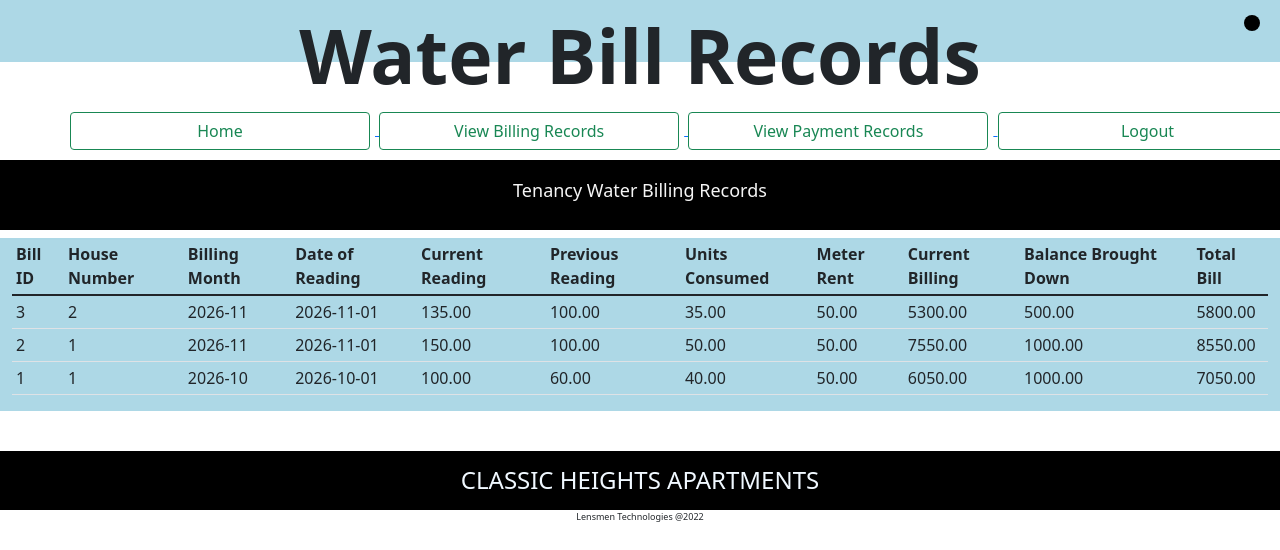
/user/c_records.php (signed in), run on the app's committed database.
### tables this page shows
CREATE TABLE `master_bill` (
  `bill_id` int(11) NOT NULL AUTO_INCREMENT,
  `house_number` varchar(50) NOT NULL,
  `billing_month` varchar(50) NOT NULL,
  `date_of_reading` date NOT NULL,
  `current_reading` decimal(10,2) NOT NULL DEFAULT 0.00,
  `previous_reading` decimal(10,2) NOT NULL DEFAULT 100.00,
  `meter_rent` decimal(10,2) NOT NULL DEFAULT 50.00,
  `units_consumed` decimal(10,2) NOT NULL DEFAULT 0.00,
  `current_bill` decimal(10,2) NOT NULL DEFAULT 0.00,
  `bbd` decimal(10,2) NOT NULL DEFAULT 1000.00,
  `total_bill` decimal(10,2) NOT NULL DEFAULT 0.00,
  `timestamp` timestamp NOT NULL DEFAULT current_timestamp(),
  PRIMARY KEY (`bill_id`)
);

### user/c_records.php (the view, shortened to what this page needs)
<!DOCTYPE html>
<html lang="en">
<?php
require_once('config.php');
?>
<?php
include('template/records_header.php');
?>
<div class="headerline">
    <h3>Tenancy Water Billing Records</h3>
</div>
<div class="container-fluid">
    <table class="table table-sm">
        <thead>
            <tr>
                <th id="bill_id">Bill ID</th>
                <th id="house_number">House Number</th>
                <th id="billing_month">Billing Month</th>
                <th id="date_of_reading">Date of Reading</th>
                <th id="current_reading">Current Reading</th>
                <th id="previous_reading">Previous Reading</th>
                <th id="units_consumed">Units Consumed</th>
                <th id="meter_rent">Meter Rent</th>
                <th id="current_bill">Current Billing</th>
                <th id="bbd">Balance Brought Down</th>
                <th id="total_bill">Total Bill</th>
            </tr>
        </thead>
        <tbody>
            <?php
            $sql = "SELECT * FROM master_bill ORDER BY bill_id DESc";
            $stmtselect = $db->query($sql);
            if ($stmtselect->rowCount() > 0) {
                while ($monthly_bill = $stmtselect->fetch(PDO::FETCH_ASSOC)) {
                    echo '
                                <tr>
                                    <td>' . $monthly_bill['bill_id'] . '</td>
                                    <td>' . $monthly_bill['house_number'] . '</td>
                                    <td>' . $monthly_bill['billing_month'] . '</td>
                                    <td>' . $monthly_bill['date_of_reading'] . '</td>
                                    <td>' . $monthly_bill['current_reading'] . '</td>
                                    <td>' . $monthly_bill['previous_reading'] . '</td>
                                    <td>' . $monthly_bill['units_consumed'] . '</td>
                                    <td>' . $monthly_bill['meter_rent'] . '</td>
                                    <td>' . $monthly_bill['current_bill'] . '</td>
                                    <td>' . $monthly_bill['bbd'] . '</td>
                                    <td>' . $monthly_bill['total_bill'] . '</td>
                                </tr>';
                }
            }
            ?>
        </tbody>
    </table>
</div>
<div class="footer">
    <h4 onclick="window.location.href='index.php'">CLASSIC HEIGHTS APARTMENTS</h4>
</div>
<div class="copyright">Lensmen Technologies @2022 </div>
</body>
</html>

### user/css/styles.css (style rules this page uses)
* { box-sizing: border-box; }
.container-fluid { display:flex; width: 100%; box-sizing: border-box; background-color: lightblue; }
.headerline h3 { font-size: 18px; color: whitesmoke; height: 70px; padding-top: 20px; text-align: center; background-color: black; height: 70px; }
.footer h4 { text-align: center; justify-items: center; color: aliceblue; margin-top: 40px; margin-bottom: 0px; padding: 15px; background-color: rgb(0, 0, 0); }
.copyright { font-size: xx-small; text-align: center; }

### data on the page
master_bill: bill_id "3", house_number "2", billing_month "2026-11", date_of_reading "2026-11-01", current_reading "135.00", previous_reading "100.00", units_consumed "35.00", meter_rent "50.00", current_bill "5300.00", bbd "500.00", total_bill "5800.00"
master_bill: bill_id "2", house_number "1", billing_month "2026-11", date_of_reading "2026-11-01", current_reading "150.00", previous_reading "100.00", units_consumed "50.00", meter_rent "50.00", current_bill "7550.00", bbd "1000.00", total_bill "8550.00"
master_bill: bill_id "1", house_number "1", billing_month "2026-10", date_of_reading "2026-10-01", current_reading "100.00", previous_reading "60.00", units_consumed "40.00", meter_rent "50.00", current_bill "6050.00", bbd "1000.00", total_bill "7050.00"
